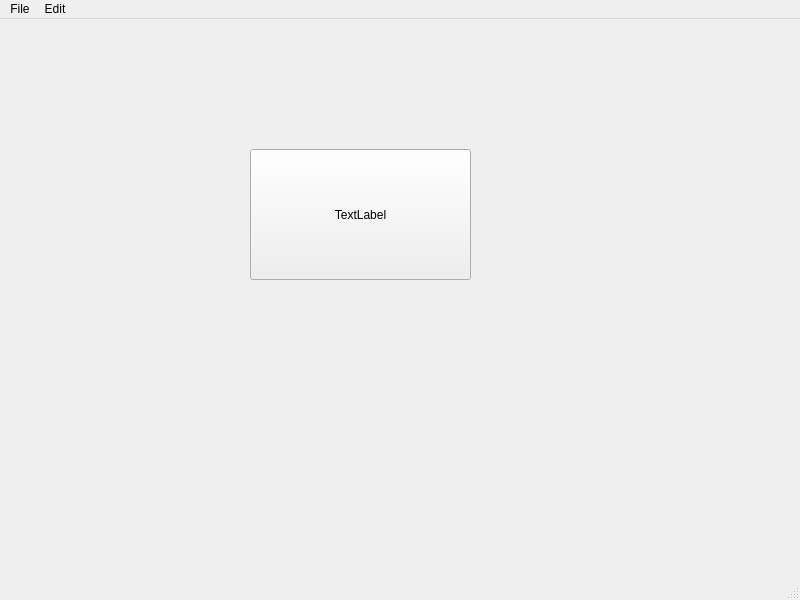
<?xml version="1.0" encoding="UTF-8"?>
<ui version="4.0">
 <class>MainWindow</class>
 <widget class="QMainWindow" name="MainWindow">
  <property name="geometry">
   <rect>
    <x>0</x>
    <y>0</y>
    <width>800</width>
    <height>600</height>
   </rect>
  </property>
  <property name="windowTitle">
   <string>MainWindow</string>
  </property>
  <widget class="QWidget" name="centralwidget">
   <widget class="QToolButton" name="toolButton">
    <property name="geometry">
     <rect>
      <x>250</x>
      <y>130</y>
      <width>221</width>
      <height>131</height>
     </rect>
    </property>
    <property name="text">
     <string>TextLabel</string>
    </property>
   </widget>
  </widget>
  <widget class="QMenuBar" name="menubar">
   <property name="geometry">
    <rect>
     <x>0</x>
     <y>0</y>
     <width>800</width>
     <height>26</height>
    </rect>
   </property>
   <widget class="QMenu" name="menuFile">
    <property name="title">
     <string>File</string>
    </property>
    <addaction name="actionNew"/>
    <addaction name="actionSave"/>
   </widget>
   <widget class="QMenu" name="menuEdit">
    <property name="title">
     <string>Edit</string>
    </property>
    <addaction name="actionCopy"/>
    <addaction name="actionPaste"/>
   </widget>
   <addaction name="menuFile"/>
   <addaction name="menuEdit"/>
  </widget>
  <widget class="QStatusBar" name="statusbar"/>
  <action name="actionFile">
   <property name="text">
    <string>File</string>
   </property>
  </action>
  <action name="actionExit">
   <property name="text">
    <string>Exit</string>
   </property>
  </action>
  <action name="actionNew">
   <property name="text">
    <string>New</string>
   </property>
   <property name="statusTip">
    <string>Create a new File</string>
   </property>
   <property name="shortcut">
    <string>Ctrl+N</string>
   </property>
  </action>
  <action name="actionSave">
   <property name="text">
    <string>Save</string>
   </property>
   <property name="statusTip">
    <string>Save a file</string>
   </property>
   <property name="shortcut">
    <string>Ctrl+S</string>
   </property>
  </action>
  <action name="actionCopy">
   <property name="text">
    <string>Copy</string>
   </property>
   <property name="statusTip">
    <string>Copy a file</string>
   </property>
   <property name="shortcut">
    <string>Ctrl+C</string>
   </property>
  </action>
  <action name="actionPaste">
   <property name="text">
    <string>Paste</string>
   </property>
   <property name="statusTip">
    <string>Paste a file</string>
   </property>
   <property name="shortcut">
    <string>Ctrl+V</string>
   </property>
  </action>
 </widget>
 <resources/>
 <connections/>
</ui>
